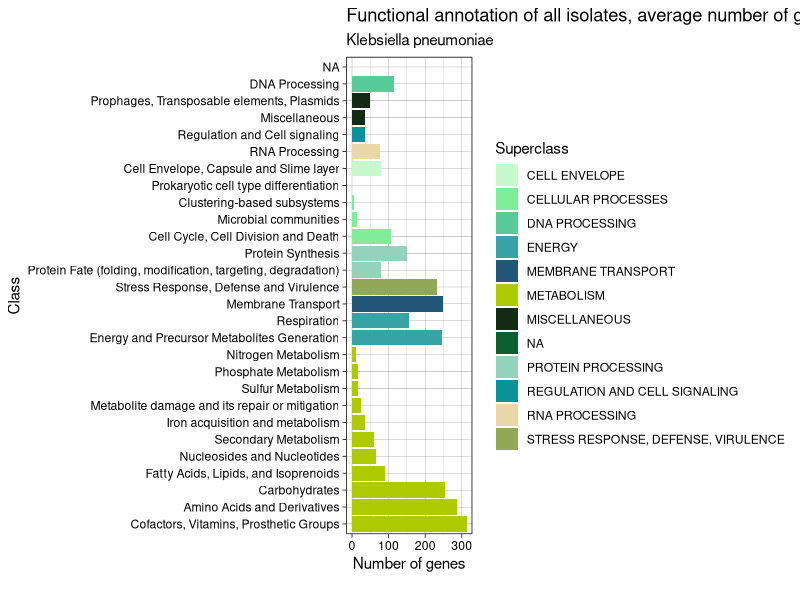
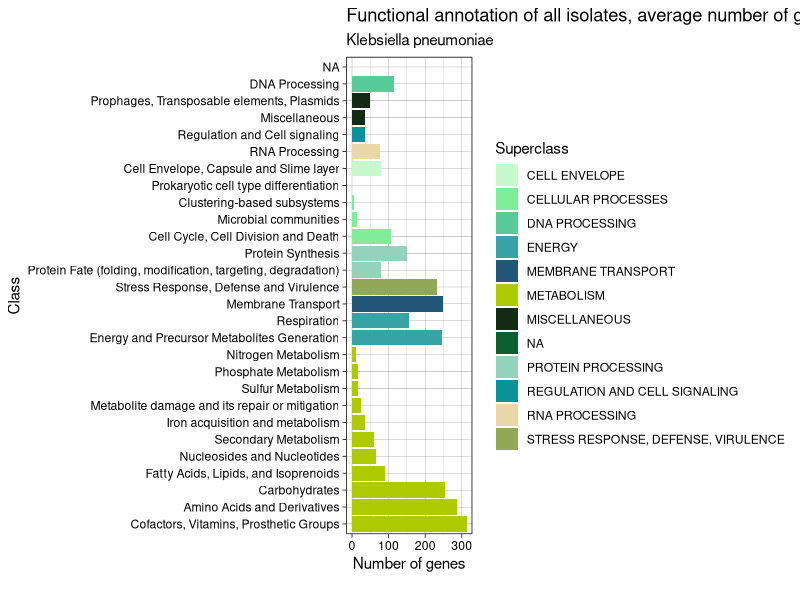

These charts were generated, in order, by the following R code:
library(forcats)
library(ggplot2)
data <- data.frame(y = c(287.5,
                         313.071428571429,
                         254.142857142857,
                         89.9285714285714,
                         64.2857142857143,
                         34.8571428571429,
                         25.6428571428571,
                         15.8571428571429,
                         10,
                         245.5,
                         157.071428571429,
                         249.642857142857,
                         231.571428571429,
                         79.7142857142857,
                         151.428571428571,
                         105.928571428571,
                         13.9285714285714,
                         4.85714285714286,
                         1,
                         79.2142857142857,
                         76.4285714285714,
                         35.2857142857143,
                         35.1428571428571,
                         48,
                         116.071428571429,
                         0,
                         59.3571428571429,
                         17.3571428571429
                         
), 
x = c("Amino Acids and Derivatives",
      "Cofactors, Vitamins, Prosthetic Groups",
      "Carbohydrates",
      "Fatty Acids, Lipids, and Isoprenoids",
      "Nucleosides and Nucleotides",
      "Iron acquisition and metabolism",
      "Metabolite damage and its repair or mitigation",
      "Phosphate Metabolism",
      "Nitrogen Metabolism",
      "Energy and Precursor Metabolites Generation",
      "Respiration",
      "Membrane Transport",
      "Stress Response, Defense and Virulence",
      "Protein Fate (folding, modification, targeting, degradation)",
      "Protein Synthesis",
      "Cell Cycle, Cell Division and Death",
      "Microbial communities",
      "Clustering-based subsystems",
      "Prokaryotic cell type differentiation",
      "Cell Envelope, Capsule and Slime layer",
      "RNA Processing",
      "Regulation and Cell signaling",
      "Miscellaneous",
      "Prophages, Transposable elements, Plasmids",
      "DNA Processing",
      "NA",
      "Secondary Metabolism",
      "Sulfur Metabolism"
),
Superclass=c("METABOLISM",
             "METABOLISM",
             "METABOLISM",
             "METABOLISM",
             "METABOLISM",
             "METABOLISM",
             "METABOLISM",
             "METABOLISM",
             "METABOLISM",
             "ENERGY",
             "ENERGY",
             "MEMBRANE TRANSPORT",
             "STRESS RESPONSE, DEFENSE, VIRULENCE",
             "PROTEIN PROCESSING",
             "PROTEIN PROCESSING",
             "CELLULAR PROCESSES",
             "CELLULAR PROCESSES",
             "CELLULAR PROCESSES",
             "CELLULAR PROCESSES",
             "CELL ENVELOPE",
             "RNA PROCESSING",
             "REGULATION AND CELL SIGNALING",
             "MISCELLANEOUS",
             "MISCELLANEOUS",
             "DNA PROCESSING",
             "NA",
             "METABOLISM",
             "METABOLISM"
))
data1 <- data  #Comando para poner el orden de las barras, tutorial en: https://statisticsglobe.com/ordered-bars-in-ggplot2-barchart-in-r
data1$x <- factor(data1$x,
                  levels = c("Cofactors, Vitamins, Prosthetic Groups",
                             "Amino Acids and Derivatives",
                             "Carbohydrates",
                             "Fatty Acids, Lipids, and Isoprenoids",
                             "Nucleosides and Nucleotides",
                             "Secondary Metabolism",
                             "Iron acquisition and metabolism",
                             "Metabolite damage and its repair or mitigation",
                             "Sulfur Metabolism",
                             "Phosphate Metabolism",
                             "Nitrogen Metabolism",
                             "Energy and Precursor Metabolites Generation",
                             "Respiration",
                             "Membrane Transport",
                             "Stress Response, Defense and Virulence",
                             "Protein Fate (folding, modification, targeting, degradation)",
                             "Protein Synthesis",
                             "Cell Cycle, Cell Division and Death",
                             "Microbial communities",
                             "Clustering-based subsystems",
                             "Prokaryotic cell type differentiation",
                             "Cell Envelope, Capsule and Slime layer",
                             "RNA Processing",
                             "Regulation and Cell signaling",
                             "Miscellaneous",
                             "Prophages, Transposable elements, Plasmids",
                             "DNA Processing",
                             "NA"
                  ))

ggplot(data=data1,aes(y,x,fill=Superclass)) +
  geom_bar(stat="identity") +
  labs(title="Functional annotation of all isolates, average number of genes per isolate", 
       subtitle="Klebsiella pneumoniae",
       x = "Number of genes",
       y = "Class",
       caption= "") +
  scale_fill_manual(values=c("#c7f9cc",
                             "#80ed99",
                             "#57cc99",
                             "#38a3a5",
                             "#22577a",
                             "#adc900",
                             "#132a13",
                             "#0D5E30",
                             "#94d2bd",
                             "#0a9396",
                             "#e9d8a6",
                             "#90a955")) +
  theme_linedraw()

ggsave(
  filename = "Figure 1",
  plot = last_plot(),
  device = png,
  path = "/home/isaias/Desktop",
  scale = 1,
  width = 14,
  height = 7,
  units = c("in"),
  dpi = 800,
  limitsize = TRUE,
  bg = NULL
)
  
#https://ggplot2.tidyverse.org/reference/ggsave.html 
#https://towardsdatascience.com/customize-your-ggplot2-bar-graph-5-ways-to-instantly-improve-your-r-data-visualizations-f9c11dfe0163 (tutorial)
